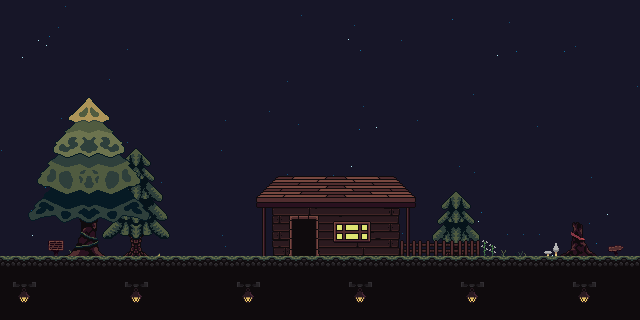

The image is a tile-based game level rendered from a .tmx file. Its description and complete source (layers, tilesets, objects, tile grids) follow:
An orthogonal 40x20 tile map with 16x16 px tiles, 2 tile layers (décor 2, décor 1), 3 tilesets and 1 object.

<map version="1.10" tiledversion="1.12.1" orientation="orthogonal" renderorder="right-down" width="40" height="20" tilewidth="16" tileheight="16" infinite="0" nextlayerid="4" nextobjectid="2">
 <tileset firstgid="1" source="b1.tsx" />
 <tileset firstgid="801" source="Basic Tiles Only.tsx" />
 <tileset firstgid="5617" source="é.tsx" />
 <objectgroup id="2" name="collissions">
  <object id="1" x="-0.363636" y="256" width="640.364" height="63.8182" />
 </objectgroup>
 <layer id="3" name="décor 2" width="40" height="20">
  <data encoding="csv">
0,0,0,0,0,0,0,0,0,0,0,0,0,0,0,0,0,0,0,0,0,0,0,0,0,0,0,0,0,0,0,0,0,0,0,0,0,0,0,0,
0,0,0,0,0,0,0,0,0,0,0,0,0,0,0,0,0,0,0,0,0,0,0,0,0,0,0,0,0,0,0,0,0,0,0,0,0,0,0,0,
0,0,0,0,0,0,0,0,0,0,0,0,0,0,0,0,0,0,0,0,0,0,0,0,0,0,0,0,0,0,0,0,0,0,0,0,0,0,0,0,
0,0,0,0,0,0,0,0,0,0,0,0,0,0,0,0,0,0,0,0,0,0,0,0,0,0,0,0,0,0,0,0,0,0,0,0,0,0,0,0,
0,0,0,0,0,0,0,0,0,0,0,0,0,0,0,0,0,0,0,0,0,0,0,0,0,0,0,0,0,0,0,0,0,0,0,0,0,0,0,0,
0,0,0,0,0,0,0,0,0,0,0,0,0,0,0,0,0,0,0,0,0,0,0,0,0,0,0,0,0,0,0,0,0,0,0,0,0,0,0,0,
0,0,0,0,0,0,0,0,0,0,0,0,0,0,0,0,0,0,0,0,0,0,0,0,0,0,0,0,0,0,0,0,0,0,0,0,0,0,0,0,
0,0,0,0,0,0,0,0,0,0,0,0,0,0,0,0,5996,5997,5998,5999,6000,5996,5997,5998,5999,6000,0,0,0,0,0,0,0,0,0,0,0,0,0,0,
0,0,0,0,0,0,0,0,0,0,0,0,0,0,0,0,6036,6037,6038,6039,6040,6036,6037,6038,6039,6040,0,0,0,0,0,0,0,0,0,0,0,0,0,0,
0,0,0,0,0,0,0,0,0,0,0,0,0,0,0,0,6076,6077,6078,6079,6080,6076,6077,6078,6079,6080,0,0,0,0,0,0,0,0,0,0,0,0,0,0,
0,0,0,0,0,0,0,0,0,0,0,0,0,0,0,0,6116,6117,6118,6119,6120,6116,6117,6118,6119,6120,0,0,0,0,0,0,0,0,0,0,0,0,0,0,
0,0,0,0,0,0,0,0,0,0,0,0,0,0,0,0,6156,6157,6158,6159,6160,6156,6157,6158,6159,6160,0,0,0,0,0,0,0,6034,6035,6036,6037,6038,0,0,
0,0,0,0,0,0,0,0,0,0,0,0,0,0,0,0,6196,6197,6198,6199,6200,6196,6197,6198,6199,6200,0,0,0,0,0,0,0,6074,6075,6076,6077,6078,0,0,
0,0,0,0,0,0,0,0,0,0,0,0,0,0,0,0,0,0,0,0,0,0,0,0,0,0,0,0,0,0,0,0,0,6114,6115,6116,6117,6118,0,0,
0,0,0,0,0,0,0,0,0,0,0,0,0,0,0,0,0,0,0,0,0,0,0,0,0,0,0,0,0,0,0,0,0,6154,6155,6156,6157,6158,0,0,
0,0,0,0,0,0,0,0,0,0,0,0,0,0,0,0,0,0,0,0,0,0,0,0,0,0,0,0,0,0,0,0,0,6194,6195,6196,6197,6198,0,0,
0,0,0,0,0,0,0,0,0,0,0,0,0,0,0,0,0,0,0,0,0,0,0,0,0,0,0,0,0,0,0,0,0,0,0,0,0,0,0,0,
0,0,0,0,0,0,0,0,0,0,0,0,0,0,0,0,0,0,0,0,0,0,0,0,0,0,0,0,0,0,0,0,0,0,0,0,0,0,0,0,
0,0,0,0,0,0,0,0,0,0,0,0,0,0,0,0,0,0,0,0,0,0,0,0,0,0,0,0,0,0,0,0,0,0,0,0,0,0,0,0,
0,0,0,0,0,0,0,0,0,0,0,0,0,0,0,0,0,0,0,0,0,0,0,0,0,0,0,0,0,0,0,0,0,0,0,0,0,0,0,0
</data>
 </layer>
 <layer id="1" name="décor 1" width="40" height="20">
  <data encoding="csv">
1,2,3,4,5,6,7,8,9,10,11,12,13,14,15,16,17,18,19,20,21,22,23,24,25,26,27,28,29,30,31,32,33,34,35,36,37,38,39,40,
41,42,43,44,45,46,47,48,49,50,51,52,53,54,55,56,57,58,59,60,61,62,63,64,65,66,67,68,69,70,71,72,73,74,75,76,77,78,79,80,
81,82,83,84,85,86,87,88,89,90,91,92,93,94,95,96,97,98,99,100,101,102,103,104,105,106,107,108,109,110,111,112,113,114,115,116,117,118,119,120,
121,122,123,124,125,126,127,128,129,130,131,132,133,134,135,136,137,138,139,140,141,142,143,144,145,146,147,148,149,150,151,152,153,154,155,156,157,158,159,160,
161,162,163,164,165,166,167,168,169,170,171,172,173,174,175,176,177,178,179,180,181,182,183,184,185,186,187,188,189,190,191,192,193,194,195,196,197,198,199,200,
201,202,203,204,205,206,207,208,209,210,211,212,213,214,215,216,217,218,219,220,221,222,223,224,225,226,227,228,229,230,231,232,233,234,235,236,237,238,239,240,
241,242,243,244,245,246,247,248,249,250,251,252,253,254,255,256,257,258,259,260,261,262,263,264,265,266,267,268,269,270,271,272,273,274,275,276,277,278,279,280,
281,282,283,284,285,286,287,288,289,290,291,292,293,294,295,296,297,298,299,300,301,302,303,304,305,306,307,308,309,310,311,312,313,314,315,316,317,318,319,320,
321,322,323,324,325,326,327,328,329,330,331,332,333,334,335,336,337,338,339,340,341,342,343,344,345,346,347,348,349,350,351,352,353,354,355,356,357,358,359,360,
361,362,363,364,365,366,367,368,369,370,371,372,373,374,375,376,377,378,379,380,381,382,383,384,385,386,387,388,389,390,391,392,393,394,395,396,397,398,399,400,
401,402,403,404,405,406,407,408,409,410,411,412,413,414,415,416,417,418,419,420,421,422,423,424,425,426,427,428,429,430,431,432,433,434,435,436,437,438,439,440,
441,442,443,444,445,446,447,448,449,450,451,452,453,454,455,456,3295,3296,3297,3298,3299,3300,3301,3302,3303,3304,467,468,469,470,471,472,473,474,475,476,477,478,479,480,
481,482,483,484,485,486,487,488,489,490,491,492,493,494,495,496,3381,3382,3383,3384,3385,3386,3387,3388,3389,3390,507,508,509,510,511,512,513,514,515,516,517,518,519,520,
521,522,523,524,525,526,527,528,529,530,531,532,533,534,535,536,537,538,539,540,541,542,543,544,545,546,547,548,549,550,551,552,553,554,555,2134,2135,2136,559,560,
561,562,563,564,565,566,567,568,569,570,571,572,573,574,575,576,577,578,579,580,581,582,583,584,585,586,587,588,589,590,591,592,593,594,595,2220,2221,2222,599,600,
601,602,603,604,605,606,607,608,609,610,611,612,613,614,615,616,617,618,619,620,621,622,623,624,625,626,627,628,629,630,631,632,633,634,635,2306,2307,2308,639,640,
641,642,643,644,645,646,647,648,649,650,651,652,653,654,655,656,657,658,659,660,661,662,663,664,665,666,667,668,669,670,671,672,673,674,675,676,677,678,679,680,
681,682,683,684,685,686,687,688,689,690,691,692,693,694,695,696,697,698,699,700,701,702,703,704,705,706,707,708,709,710,711,712,713,714,715,716,717,718,719,720,
721,722,723,724,725,726,727,728,729,730,731,732,733,734,735,736,737,738,739,740,741,742,743,744,745,746,747,748,749,750,751,752,753,754,755,756,757,758,759,760,
761,762,763,764,765,766,767,768,769,770,771,772,773,774,775,776,777,778,779,780,781,782,783,784,785,786,787,788,789,790,791,792,793,794,795,796,797,798,799,800
</data>
 </layer>
</map>
